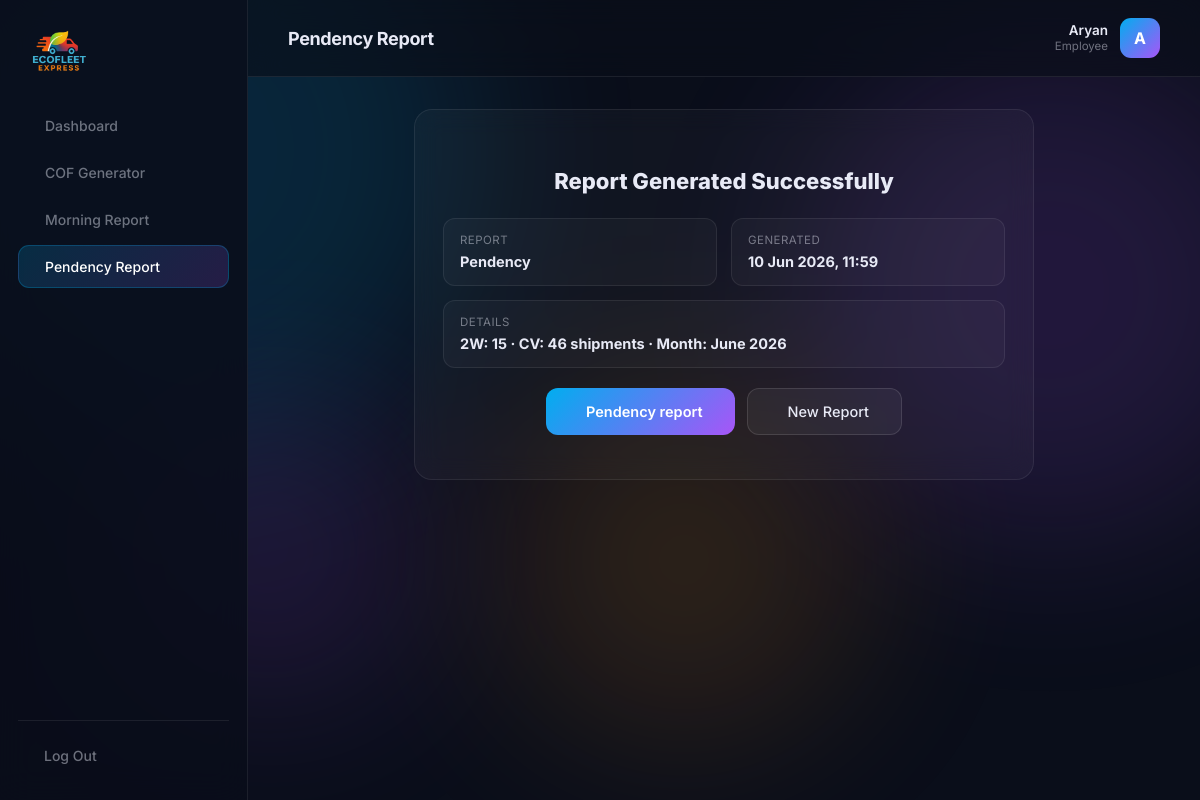
Screenshot of /portal/result/4/ (signed in) with the database file from the repository.
### core/models.py (models this page shows, shortened)
class ToolRun(models.Model):
    TOOL_COF = 'COF'
    TOOL_MORNING = 'MORNING'
    TOOL_PENDENCY = 'PENDENCY'
    TOOL_CHOICES = [
        (TOOL_COF, 'COF Generator'),
        (TOOL_MORNING, 'Morning Report'),
        (TOOL_PENDENCY, 'Pendency Report'),
    ]
    STATUS_SUCCESS = 'SUCCESS'
    STATUS_FAILED = 'FAILED'
    STATUS_CHOICES = [
        (STATUS_SUCCESS, 'Success'),
        (STATUS_FAILED, 'Failed'),
    ]
    user = models.ForeignKey(
        settings.AUTH_USER_MODEL,
        on_delete=models.SET_NULL,
        null=True, blank=True,
        related_name='tool_runs',
    )
    tool = models.CharField(max_length=20, choices=TOOL_CHOICES)
    status = models.CharField(max_length=10, choices=STATUS_CHOICES, default=STATUS_SUCCESS)
    reference = models.CharField(max_length=120, blank=True)   # e.g. COF number
    detail = models.TextField(blank=True)
    output_file = models.FileField(upload_to='tool_outputs/%Y/%m/', blank=True, null=True)
    created_at = models.DateTimeField(auto_now_add=True)
    class Meta:
        ordering = ['-created_at']

class ToolRunFile(models.Model):
    run = models.ForeignKey(ToolRun, on_delete=models.CASCADE, related_name='files')
    label = models.CharField(max_length=80)
    file = models.FileField(upload_to='tool_outputs/%Y/%m/')
    created_at = models.DateTimeField(auto_now_add=True)
    class Meta:
        ordering = ['id']

### core/views.py (the view)
# urls.py: path('portal/result/<int:pk>/', views.tool_result, name='tool_result'),
@staff_required
def tool_result(request, pk):
    run = get_object_or_404(ToolRun.objects.prefetch_related('files'),
                            pk=pk, status=ToolRun.STATUS_SUCCESS)
    active = {'COF': 'cof', 'MORNING': 'morning', 'PENDENCY': 'pendency'}.get(run.tool, '')
    return render(request, 'core/portal/tool_result.html', {'active': active, 'run': run})

### templates/core/portal/tool_result.html (shortened to what this page needs)
{% extends 'core/portal/base.html' %}
{% block heading %}{{ run.get_tool_display }}{% endblock %}
{% block content %}
<div class="portal-card cof-success">
  <h2>Report Generated Successfully</h2>
  <div class="cof-success-grid">
    <div><span>Report</span><strong>{{ run.reference|default:run.get_tool_display }}</strong></div>
    <div><span>Generated</span><strong>{{ run.created_at|date:"d M Y, H:i" }}</strong></div>
    <div class="full"><span>Details</span><strong>{{ run.detail }}</strong></div>
  </div>
  <div class="cof-success-actions">
    {% for f in run.files.all %}
    <a href="{% url 'download_file' f.id %}" class="{% if forloop.first %}btn-primary{% else %}btn-secondary{% endif %}">
       {{ f.label }}
    </a>
    {% endfor %}
    {% if run.tool == 'PENDENCY' %}
    <a href="{% url 'pendency_report' %}" class="btn-secondary"> New Report</a>
    {% elif run.tool == 'MORNING' %}
    <a href="{% url 'morning_report' %}" class="btn-secondary"><i class="ti ti-plus"></i> New Report</a>
    {% endif %}
  </div>
</div>
{% endblock %}

### templates/core/portal/base.html (shortened to what this page needs)
{% load static %}
<!DOCTYPE html>
<html lang="en">
<head>
    <link rel="stylesheet" href="https://cdn.jsdelivr.net/npm/@tabler/icons-webfont@latest/tabler-icons.min.css" />
    <link rel="stylesheet" href="{% static 'css/main.css' %}" />
    <link rel="stylesheet" href="{% static 'css/portal.css' %}" />
</head>
<body class="portal-body">
<div class="orbs">
    <div class="orb orb1"></div><div class="orb orb2"></div>
    <div class="orb orb3"></div><div class="orb orb4"></div>
</div>
<aside class="portal-sidebar" id="portalSidebar">
    <a href="{% url 'home' %}" class="portal-logo">
        <img src="{% static 'images/logo.png' %}" alt="EcoFleet Express" />
    </a>
    <nav class="portal-nav">
        <a href="{% url 'dashboard' %}" class="{% if active == 'dashboard' %}active{% endif %}"> Dashboard</a>
        <a href="{% url 'cof_generator' %}" class="{% if active == 'cof' %}active{% endif %}"> COF Generator</a>
        <a href="{% url 'morning_report' %}" class="{% if active == 'morning' %}active{% endif %}"> Morning Report</a>
        <a href="{% url 'pendency_report' %}" class="{% if active == 'pendency' %}active{% endif %}"> Pendency
  Report</a>
    </nav>
    <div class="portal-sidebar-foot">
        <a href="{% url 'portal_logout' %}" class="portal-logout"> Log Out</a>
    </div>
</aside>
<div class="portal-main">
    <header class="portal-topbar">
        <div class="portal-topbar-title">{% block heading %}{% endblock %}</div>
        <div class="portal-user">
            <div class="portal-user-meta">
            <span class="portal-user-name">{{ request.user.get_full_name|default:request.user.username }}</span>
            <span class="portal-user-role">Employee</span>
          </div>
          <div class="portal-avatar">{{ request.user.username|slice:":1"|upper }}</div>
        </div>
    </header>
      <main class="portal-content">
        {% block content %}{% endblock %}
      </main>
    </div>
</body>
</html>

### static/css/main.css (style rules this page uses)
*, *::before, *::after { margin: 0; padding: 0; box-sizing: border-box; }
:root { --cyan: #00AEEF; --purple: #a855f7; --orange: #F7941D; --red: #ED1C24; --bg: #0a0e1a; --surface: rgba(255,255,255,0.03); --border: rgba(255,255,255,0.08); --text: #e8eaf6; --muted: rgba(232,234,246,0.45); --hint: rgba(232,234,246,0.28); }
html, body { font-family: 'Inter', sans-serif; background: var(--bg); color: var(--text); min-height: 100vh; scroll-behavior: smooth; }
.orbs { position: fixed; inset: 0; pointer-events: none; z-index: 0; overflow: hidden; }
.orb { position: absolute; border-radius: 50%; filter: blur(90px); opacity: 0.15; }
.orb1 { width: 600px; height: 600px; background: var(--cyan); top: -150px; left: -120px; }
.orb2 { width: 500px; height: 500px; background: var(--purple); top: 40px; right: -100px; }
.orb3 { width: 360px; height: 360px; background: var(--orange); top: 380px; left: 42%; }
.orb4 { width: 300px; height: 300px; background: var(--purple); bottom: 100px; left: 10%; }
.btn-primary { background: linear-gradient(135deg, var(--cyan), var(--purple)); border: none; border-radius: 12px; padding: 14px 32px; color: #fff; font-size: 14.5px; font-weight: 600; cursor: pointer; font-family: inherit; display: flex; align-items: center; gap: 8px; }
.btn-secondary { background: rgba(255,255,255,0.05); border: 1px solid rgba(255,255,255,0.12); border-radius: 12px; padding: 14px 32px; color: var(--text); font-size: 14.5px; font-weight: 500; cursor: pointer; font-family: inherit; }

### rows the page displays
ToolRun: tool "Pendency Report", reference "Pendency", created_at "10 Jun 2026, 11:59", detail "2W: 15 · CV: 46 shipments · Month: June 2026"
ToolRunFile: label "Pendency report"

### other values shown
{{ request.user.get_full_name|default:request.user.username }} "Aryan"
{{ request.user.username|slice:":1"|upper }} "A"
